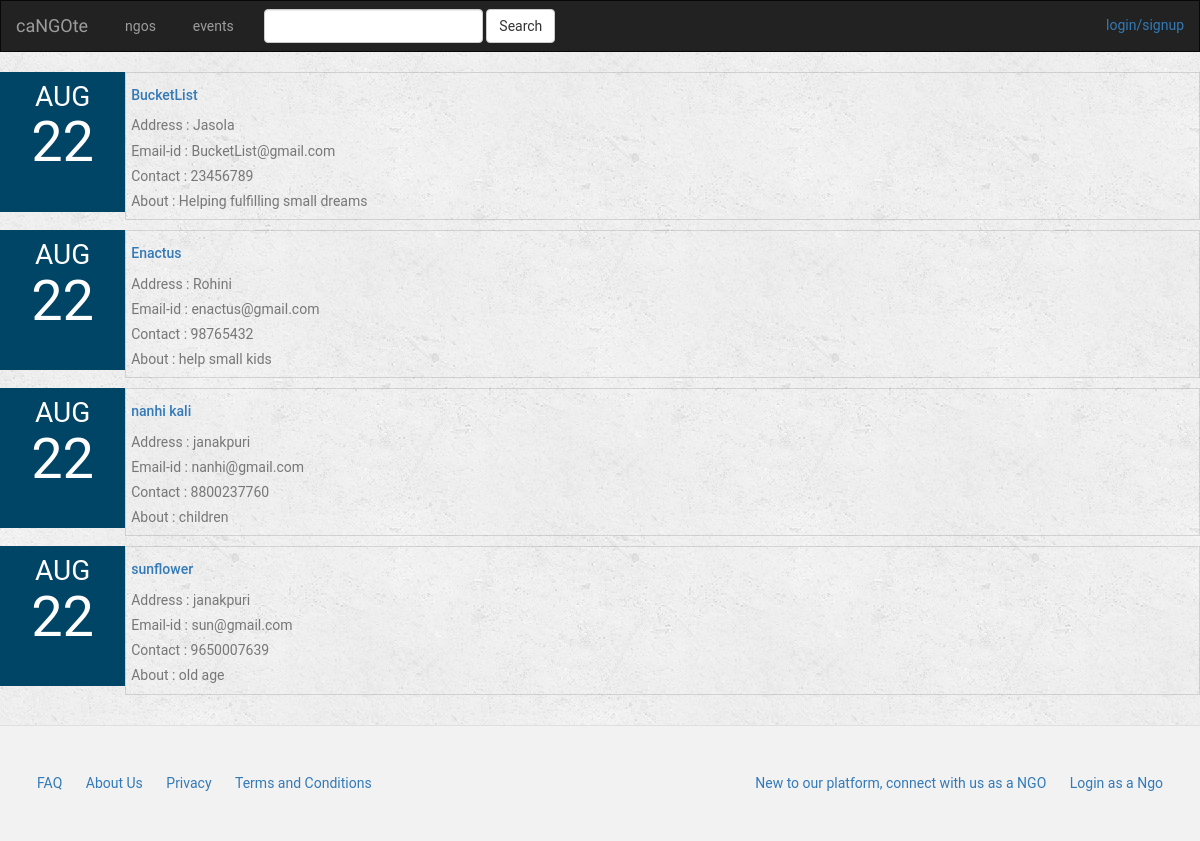
The page /landpage/detail/ on the database its author committed.
### landpage/models.py (models this page shows, shortened)
class Ngo(models.Model):
    name = models.CharField(max_length=250)
    address = models.CharField(max_length=250)
    contact = models.CharField(max_length=10)
    emailid = models.CharField(max_length=30)
    about = models.CharField(max_length=250)
    website = models.CharField(max_length=250)

### landpage/views.py (the view)
def detail(request):
    all_ngos = Ngo.objects.all()
    all_events = Event.objects.all()
    context = {
        'all_ngos': all_ngos,
        'all_events': all_events,
    }
    return render(request, 'landpage/detail.html',context)

### landpage/templates/landpage/detail.html (shortened to what this page needs)
{% extends 'landpage/base.html' %}
{% block body %}
{% for ngo in all_ngos %}
<tr>
    <div class="event-container">
              <div class="date-box">
                <div style="font-size: 2em;">AUG</div>
                <div style="font-size: 4em; margin-top:-30px;">22</div>
              </div>
            <div class="event-details-box">
                <div><h5><a href="{% url 'landpage:viewpage' ngo.id %}">{{ngo.name}}</a></h5></div>
              <div>Address : {{ngo.address}}</div>
              <div>Email-id : {{ngo.emailid}}</div>
              <div> Contact : {{ngo.contact}} </div>
              <div> About : {{ngo.about}}</div>
            </div>
        </div>
</tr>
{% endfor %}
<div class="footer">
     <div class="left">
       <span><a href="{% url 'landpage:FAQ' %}">FAQ</a></span>
       <span><a href="{% url 'landpage:about_us' %}">About Us</a></span>
       <span><a href="{% url 'landpage:privacy' %}">Privacy</a></span>
       <span><a href="{% url 'landpage:terms' %}">Terms and Conditions</a></span>
      </div>
     <div class="right">
       <span><a href="{% url 'landpage:signupNGO' %}">New to our platform, connect with us as a NGO</a></span>
       <span><a href="{% url 'landpage:login' %}">Login as a Ngo</a></span>
     </div>
   </div>
{% endblock %}

### landpage/static/landpage/style.css (style rules this page uses)
body { background: white url("images/background.png"); position: relative; margin: 0; padding-bottom: 6rem; min-height: 100%; font-family: "Helvetica Neue", Arial, sans-serif; }
body,h1,h2,h3,h4,h5,h6 { font-family: "Lato", sans-serif; }
body, html { height: 100%; color: #777; line-height: 1.8; }
.date-box { background-color: #004466; color: white; width: 140px; height: 140px; text-align: center; float:left; }
.event-details-box { padding: 5px; float: left; width:100%; height:140; border: 1px solid rgba(0,0,0,.125); }
.event-container { display: flex; margin-top: 10px; margin-bottom: 10px; }

### landpage/templates/landpage/base.html (style rules this page uses)
html,body,h1,h2,h3,h4,h5,h6 { font-family: "Roboto", sans-serif; }

### landpage/templates/landpage/detail.html (style rules this page uses)
.footer { background-color: #f2f2f2; border-top: solid 1px #dfdfdf; margin-top: 30px; padding-top: 45px; margin-bottom: 0; padding-bottom: 45px; display: flex; flex-direction: row; justify-content: space-between; }
.footer a { margin: 10px; }
.left { padding-left: 27px; }
.right { padding-right: 27px; }

### rows shown on the page
Ngo: name "BucketList", address "Jasola", emailid "BucketList@gmail.com", contact "23456789", about "Helping fulfilling small dreams"
Ngo: name "Enactus", address "Rohini", emailid "enactus@gmail.com", contact "98765432", about "help small kids"
Ngo: name "nanhi kali", address "janakpuri", emailid "nanhi@gmail.com", contact "8800237760", about "children"
Ngo: name "sunflower", address "janakpuri", emailid "sun@gmail.com", contact "9650007639", about "old age"
